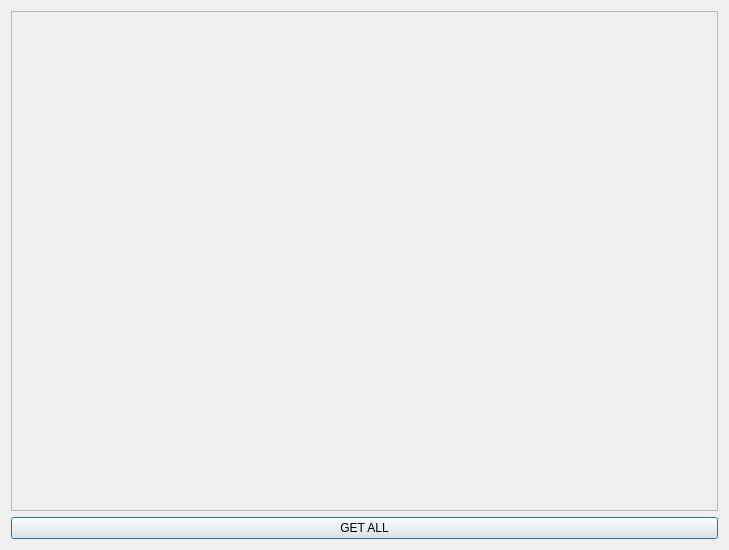
<?xml version="1.0" encoding="UTF-8"?>
<ui version="4.0">
 <class>RequestClassHandler</class>
 <widget class="QDialog" name="RequestClassHandler">
  <property name="geometry">
   <rect>
    <x>0</x>
    <y>0</y>
    <width>729</width>
    <height>550</height>
   </rect>
  </property>
  <property name="windowTitle">
   <string>Dialog</string>
  </property>
  <layout class="QVBoxLayout" name="verticalLayout">
   <item>
    <widget class="QScrollArea" name="scrollArea">
     <property name="widgetResizable">
      <bool>true</bool>
     </property>
     <widget class="QWidget" name="scrollAreaWidgetContents">
      <property name="geometry">
       <rect>
        <x>0</x>
        <y>0</y>
        <width>709</width>
        <height>496</height>
       </rect>
      </property>
      <layout class="QVBoxLayout" name="verticalLayout_2">
       <item>
        <widget class="QWidget" name="siteList" native="true"/>
       </item>
      </layout>
     </widget>
    </widget>
   </item>
   <item>
    <widget class="QPushButton" name="pushButtonGetAll">
     <property name="text">
      <string>GET ALL</string>
     </property>
    </widget>
   </item>
  </layout>
 </widget>
 <resources/>
 <connections/>
</ui>
